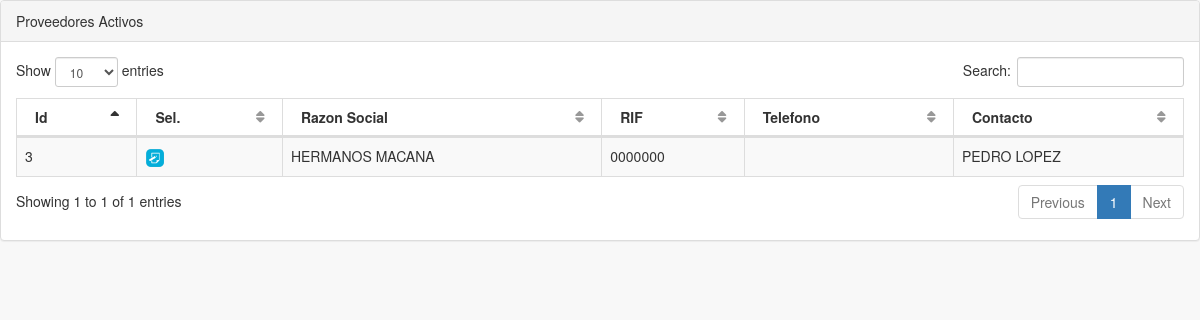
The page /pages/buscar_proveedor_pedido.php (signed in) on the database its author committed.
### tables this page shows
CREATE TABLE `tbl_proveedores` (
  `idproveedor` int(11) NOT NULL,
  `rif` varchar(12) NOT NULL,
  `razon_social` varchar(50) NOT NULL,
  `representante_legal` varchar(50) DEFAULT NULL,
  `direccion` varchar(500) DEFAULT NULL,
  `fono` varchar(20) DEFAULT NULL,
  `email` varchar(100) DEFAULT NULL,
  `estatus_prov` varchar(10) NOT NULL DEFAULT 'ACTIVO'
);

### pages/buscar_proveedor_pedido.php (the view, shortened to what this page needs)
 <?php
if (isset($_SESSION['username']) && isset($_SESSION['userid']) ){
    $link=crearConexion();
    $listado="SELECT * FROM tbl_proveedores WHERE estatus_prov='ACTIVO' order by razon_social";
    $result = $link->query($listado);
?>
<!DOCTYPE html>
<html lang="en">
<head>
    <link href="../vendor/bootstrap/css/bootstrap.min.css" rel="stylesheet">
    <link href="../vendor/metisMenu/metisMenu.min.css" rel="stylesheet">
    <link href="../vendor/datatables-plugins/dataTables.bootstrap.css" rel="stylesheet">
    <link href="../vendor/datatables-responsive/dataTables.responsive.css" rel="stylesheet">
    <link href="../dist/css/sb-admin-2.css" rel="stylesheet">
    <link href="../vendor/font-awesome/css/font-awesome.min.css" rel="stylesheet" type="text/css">
</head>
<body>
    <div id="wrapper">
            <div class="row">
                <div class="col-lg-12">
                    <div class="panel panel-default">
                        <div class="panel-heading">
                            Proveedores Activos
                        </div>
                        <div class="panel-body">
                            <table width="100%" class="table table-striped table-bordered table-hover" id="dataTables-example">
                                <thead>
                                    <tr>
                                        <th>Id</th>
                                        <th>Sel.</th>
                                        <th>Razon Social</th>
                                        <th>RIF</th>
                                        <th>Telefono</th>
                                        <th>Contacto</th>
                                    </tr>
                                </thead>
                                <tbody>
                      <?php
                         while ($reg = $result->fetch_assoc()) {
                      ?>
                        <tr class="gradeA">
                            <td><?php echo $reg['idproveedor'];?></td>
                            <td><A onclick="enviar('<?php echo $reg['rif'];?>','<?php echo $reg['razon_social'];?>',<?php echo $reg['idproveedor'];?>)" href="#" title="Seleccionar"><IMG SRC="images/note.png" WIDTH="20px" HEIGHT="20px"></A></td>
                            <td><?php echo $reg['razon_social'];?></td>
                            <td><?php echo $reg['rif'];?></td>
                            <td><?php echo $reg['fono'];?></td>
                            <td><?php echo $reg['representante_legal'];?></td>
                        </tr>
                      <?php
                        }
                      ?>
                                </tbody>
                            </table>
                        </div>
                    </div>
                </div>
            </div>
    </div>
</body>
</html>
<?php
}else{
echo "<body>
<script type='text/javascript'>
window.location='index.php';
</script>
</body>";
}
?>

### rows shown on the page
tbl_proveedores: idproveedor "3", razon_social "HERMANOS MACANA", rif "0000000", representante_legal "PEDRO LOPEZ"
